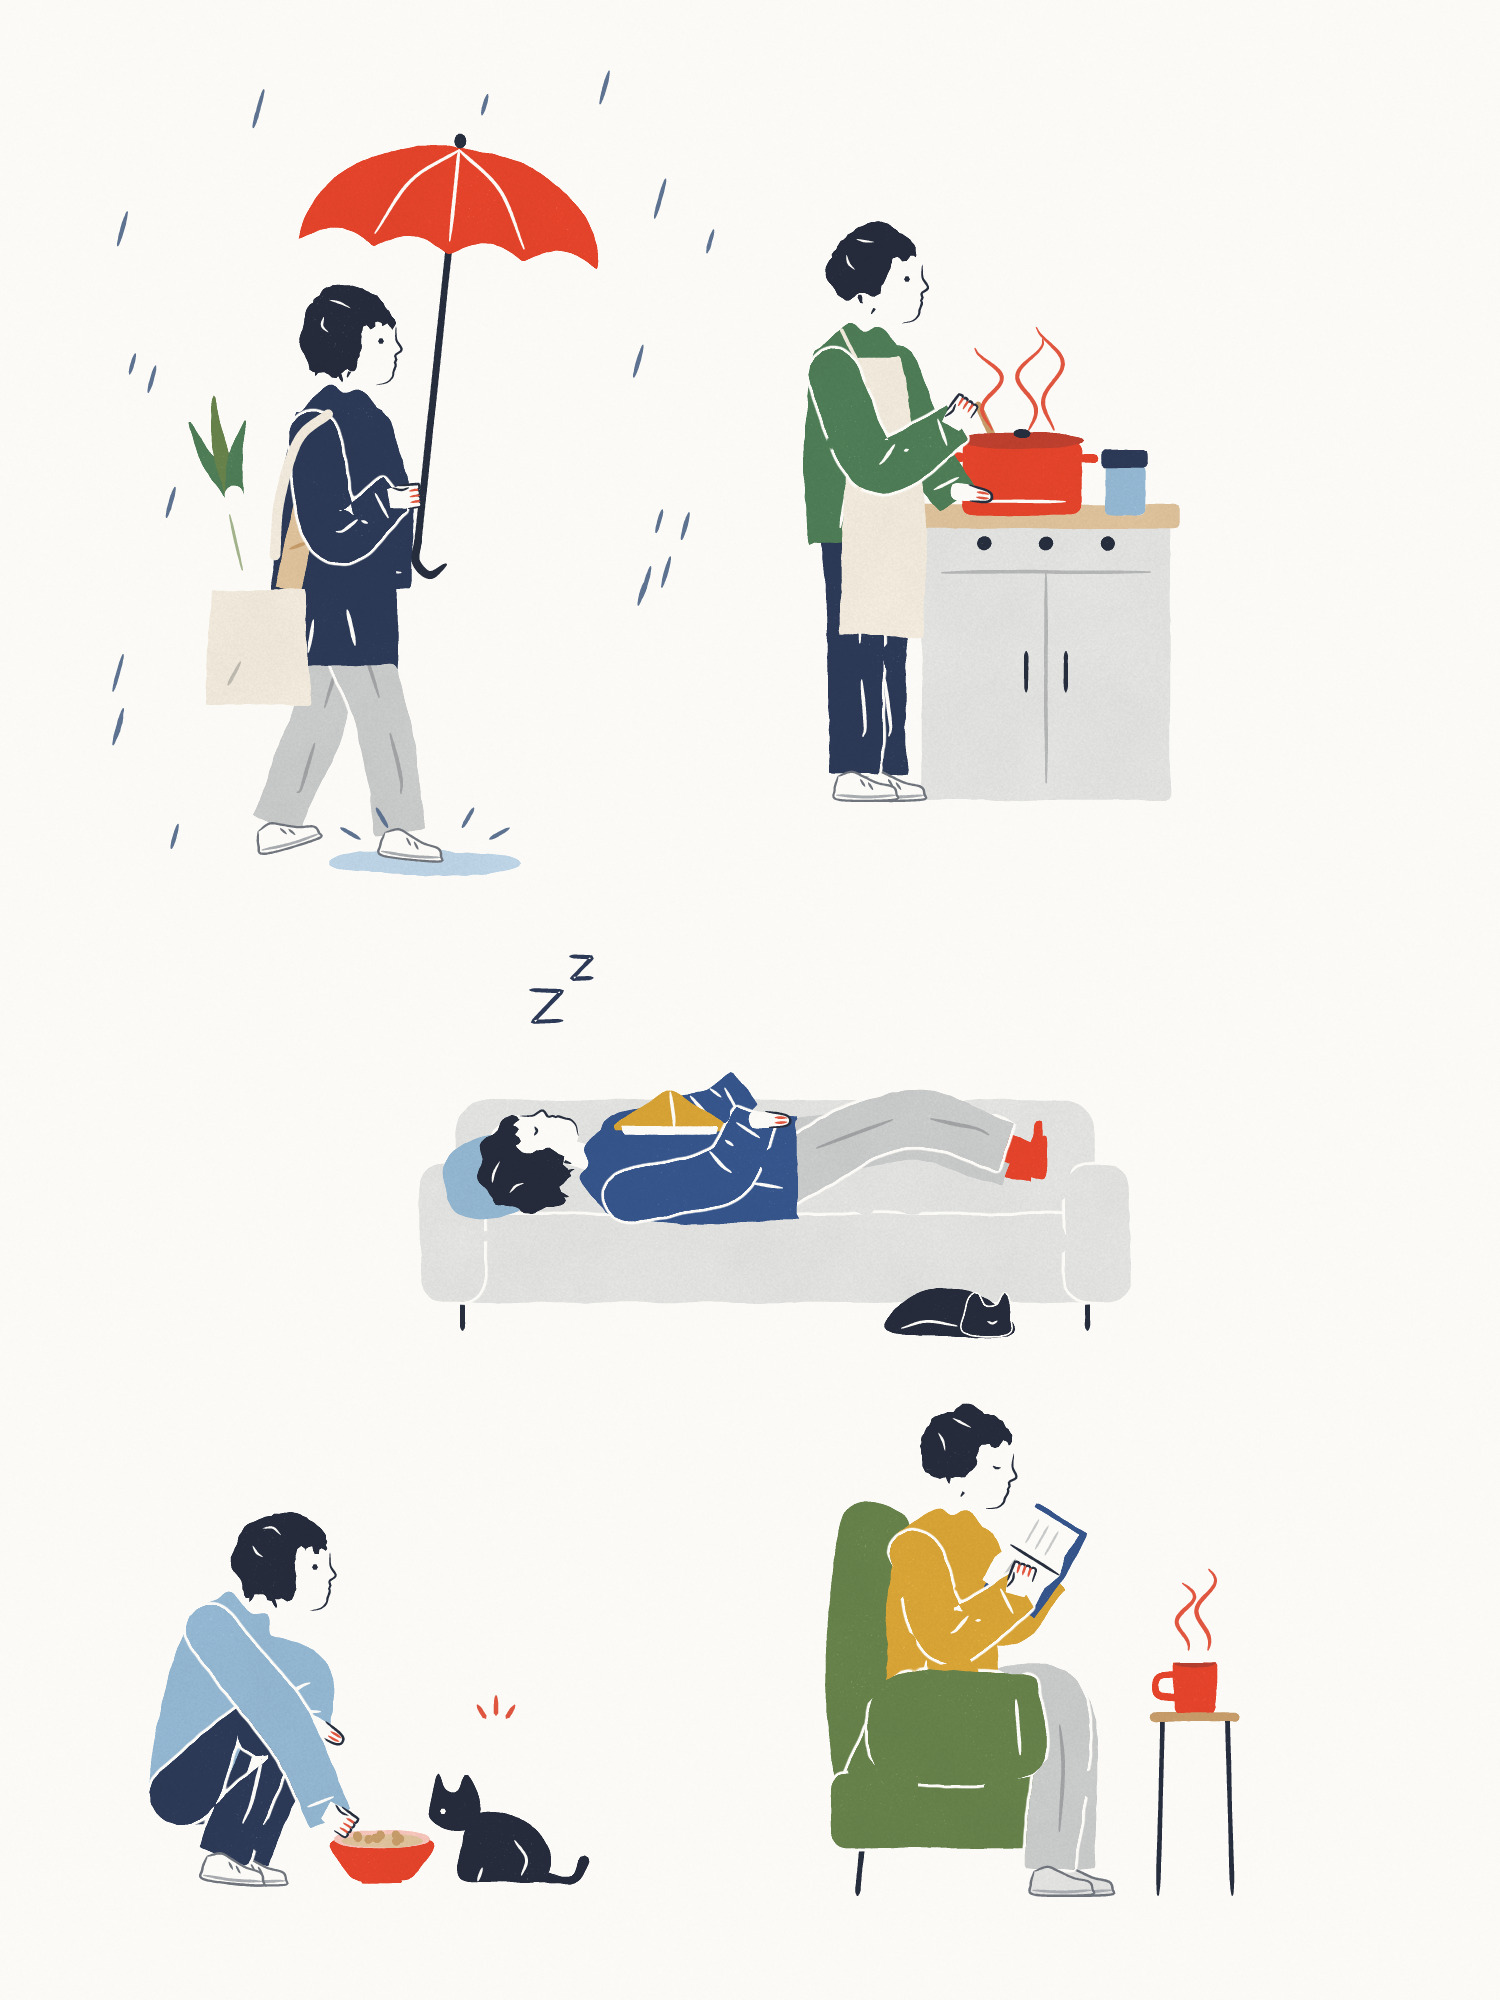

Write the Python code that produced this figure.
"""Example (flat spot illustration): 雨天的星期六 · A Rainy Saturday -- five small everyday vignettes on white.

Two people's rainy Saturday, told as Japanese-style spot illustrations floating on a white sheet: going out under a
red umbrella with a leek in the tote bag and stepping into a puddle; stirring soup in a red pot, steam curling up;
crouching to set down a red bowl for a black cat that has just noticed; reading in an armchair with a red mug
steaming on the stool; and an afternoon nap on the sofa, red socks up on the armrest, the book tented on the chest,
the cat curled up below. Flat opaque shapes with hand-cut edges and a faint print grain, a restrained palette (navy,
powder blue, mustard, green, olive, greys, near-black hair) with one red thing in every vignette, white folds cut
into the clothes, faces left as paper with a profile line and a dot eye, little hand marks for steam, rain, z's and
surprise. No ground, no background.

Drawn vignette by vignette, the little hand marks (rain, steam, '!', z's) last; --stages writes a snapshot after
each vignette and after the marks. --layout wide lays the same five vignettes out on a 1920 x 1080 sheet (used for
the draw-on GIF). No image model.
python3 spotillo_rainy_saturday.py [out.jpg] [--stages DIR] [--layout sheet|wide]
"""
import os, sys, time
sys.path.insert(0, os.path.join(os.path.dirname(os.path.abspath(__file__)), '..', 'lib'))
import numpy as np
from spotillo import SpotIllustration

P1 = dict(hair_style='bob', strands=2)                 # the one with the bob
P2 = dict(hair_style='short', strands=2)               # the one with short hair
MARKS = []                                             # the little hand marks, drawn last


def at(x, y, u, f=1):
    return lambda a, b: np.array([x + a * u * f, y + b * u])


# ---------------------------------------------------------------- 1. out under the red umbrella
def going_out(s, x, y, u):
    P = at(x, y, u)
    s.shape(s.ellipse(*P(0.95, 0.03), 0.95 * u, 0.13 * u), 'powder_light', wobble=1.6)       # the puddle
    hand = P(0.66, -3.66)
    tilt = 6.0
    d = np.array([-np.sin(np.deg2rad(tilt)), np.cos(np.deg2rad(tilt))])
    top = hand + np.array([0.27 * u, 0]) - d * 2.95 * u
    R = 1.5 * u
    canopy = {}

    def tote():
        sh = P(-0.22, -4.3)
        bag_c = P(-0.72, -2.1)
        # what sticks out of the bag first: a baguette and a leek (white stalk, green leaves)
        bt = bag_c + np.array([0.3 * u, -0.6 * u])
        Bq = s.shape(s.tube([bt, bt + np.array([0.28 * u, -1.25 * u])], 0.26 * u, ('flat', 'round'), smooth=False),
                     'wood_light', wobble=0.6)
        for t in (0.35, 0.6, 0.85):
            c = bt + np.array([0.28 * u, -1.25 * u]) * t
            s.line([c + np.array([-0.08 * u, 0.02 * u]), c + np.array([0.09 * u, -0.04 * u])], 2.2 * s.k, 'wood', clip=Bq)
        lk = bag_c + np.array([-0.08 * u, -0.7 * u])
        top_w = lk + np.array([-0.16 * u, -0.85 * u])
        for a, L, col in ((-0.55, 0.85, 'green'), (-0.2, 1.0, 'olive'), (0.15, 0.75, 'green')):
            tip = top_w + np.array([np.sin(a), -np.cos(a)]) * L * u
            s.shape(s.tube([top_w, (top_w + tip) / 2 + np.array([-0.05 * u, 0]), tip], [0.17 * u, 0.15 * u, 0.03 * u],
                           ('round', 'round')), col, wobble=0.6)
        s.shape(s.tube([lk, top_w], [0.22 * u, 0.18 * u], ('flat', 'round'), smooth=False), 'paper', wobble=0.4)
        s.line([lk + np.array([-0.08 * u, -0.1 * u]), top_w + np.array([-0.05 * u, 0.2 * u])], 1.8 * s.k, 'sage', taper=0.3)
        Bg = s.bag(bag_c[0], bag_c[1] + 0.55 * u, 1.0 * u, 1.15 * u, 'cream', handles=False)
        s.fold([bag_c + np.array([-0.3 * u, 0.35 * u]), bag_c + np.array([-0.18 * u, 0.12 * u])], 2.2 * s.k, clip=Bg)

    def umbrella():
        # the tote's strap over the shoulder, behind the arm and down to the bag
        s.line([P(-0.02, -4.46), P(-0.32, -4.2), P(-0.5, -3.6), P(-0.55, -3.05)], 0.1 * u, 'cream', taper=0.0, wobble=0.4)
        canopy['P'] = s.umbrella(top[0], top[1], R, tilt, 'red', handle_len=(2.95 * u + 0.5 * u) / R)

    s.person(x, y, u, 1, 'walk', dict(P1, top='navy', bottom='grey', shoes='paper', hand_f=None, hand_n=('grip', -6)),
             hooks=dict(arm_near=tote, hand_near=umbrella),
             rel=dict(hem_b=(-0.6, -1.95), hem_f=(0.66, -1.98), elbow_n=(0.06, -3.25), wrist_n=hand_rel(hand, x, y, u),
                      elbow_f=(0.55, -3.5), wrist_f=(0.6, -2.7), head=(0.24, -5.18)))
    s.fold([P(0.18, -2.5), P(0.25, -2.15)], 2.4 * s.k)

    def marks():
        left = top[0] - R * 1.02; right = top[0] + R * 1.02; rim = top[1] + R * 0.45
        r = np.random.default_rng(7)
        for _ in range(60):
            px, py = r.uniform(x - 2.1 * u, x + 3.9 * u), r.uniform(y - 8.0 * u, y - 0.1 * u)
            if left - 0.1 * u < px < right + 0.25 * u and py > top[1] - R * 0.5: continue
            if x - 1.5 * u < px < x + 0.2 * u and py > y - 5.4 * u: continue          # the bag, the leek, the legs
            if abs(px - top[0]) < R * 1.2 and abs(py - (top[1] - R * 0.1)) < R * 0.6: continue
            L = 0.32 * u * r.uniform(0.6, 1.25)
            s.line([(px, py), (px - 0.28 * L, py + L)], 2.6 * s.k, 'slate', taper=0.3, wobble=0.1, smooth=False)
        for a in (-150, -120, -60, -30):
            q = P(0.95, -0.05) + np.array([np.cos(np.deg2rad(a)) * 0.75 * u, np.sin(np.deg2rad(a)) * 0.32 * u])
            q2 = q + np.array([np.cos(np.deg2rad(a)), np.sin(np.deg2rad(a))]) * 0.22 * u
            s.line([q, q2], 2.6 * s.k, 'slate', taper=0.2, wobble=0.1, smooth=False)
    MARKS.append(marks)


def hand_rel(hand, x, y, u, f=1):
    return ((hand[0] - x) / (u * f), (hand[1] - y) / u)


# ---------------------------------------------------------------- 2. soup on the stove
def soup(s, x, y, u):
    P = at(x, y, u)
    s.stove(*P(0.62, 0)[:1], P(3.1, 0)[0], y, 2.85 * u, 'grey_light')
    s.shape(s.rrect(*P(2.45, -3.35), *P(2.85, -2.85), 0.05 * u), 'paper', wobble=0.5)            # a jar
    J = s.shape(s.rrect(*P(2.45, -3.35), *P(2.85, -2.85), 0.05 * u), 'powder', wobble=0.5)
    s.shape(s.rrect(*P(2.42, -3.5), *P(2.88, -3.32), 0.04 * u), 'navy', wobble=0.4)
    s.line([P(1.18, -3.95), P(1.5, -3.25)], 0.07 * u, 'wood', taper=0.0, wobble=0.3)               # the ladle
    s.pot(*P(1.62, -2.85), 1.2 * u, 'red')
    s.person(x, y, u, 1, 'stand', dict(P2, top='green', bottom='navy', apron='cream', hand_n=('grip', -55),
                                         hand_f=('flat', 8)),
             rel=dict(elbow_n=(0.18, -3.35), wrist_n=(0.98, -3.78), elbow_f=(0.62, -3.55), wrist_f=(0.98, -3.02),
                      head=(0.2, -5.2)))
    MARKS.append(lambda: s.steam(*P(1.62, -3.7), 0.95 * u, n=3, colour='red_line'))


# ---------------------------------------------------------------- 3. dinner for the cat
def cat_dinner(s, x, y, u):
    P = at(x, y, u)
    cat = s.cat_sit(*P(2.75, 0.02), 1.15 * u, facing=-1, head_down=0.25)
    bowl = {}

    def put_bowl():
        bowl['P'] = s.bowl(*P(1.72, 0.02), 0.95 * u, colour='red', fill='wood_light')
        r = np.random.default_rng(3)
        for _ in range(9):
            bx, by = P(1.72 + r.uniform(-0.3, 0.3), -0.42 + r.uniform(-0.04, 0.04))
            s.dot(bx, by, 0.045 * u, 'wood')
    s.person(x, y, u, 1, 'crouch', dict(P1, top='powder', bottom='navy', hood=True, hand_n=('grip', 35),
                                          hand_f=('flat', 30)),
             hooks=dict(hand_near=put_bowl),
             rel=dict(wrist_n=(1.2, -0.62), elbow_n=(0.78, -1.5), elbow_f=(0.95, -2.0), wrist_f=(1.0, -1.5)))
    MARKS.append(lambda: s.bang(*P(2.86, -1.45), 0.2 * u, -90, 'red_line'))


# ---------------------------------------------------------------- 4. a book and a mug
def reading(s, x, y, u):
    P = at(x, y, u)
    ch = s.armchair(*P(0.1, 0), 2.2 * u, 3.9 * u, 1, 'olive')
    s.stool(*P(2.55, 0), 0.9 * u, 1.75 * u, 'wood')
    s.mug(*P(2.55, -1.82), 0.5 * u, 'red', facing=-1)
    book = {}

    def open_book():
        ch['arm']()
        book['P'] = s.book(*P(0.95, -3.35), 0.95 * u, angle=-58, colour='blue')
    s.person(x, y, u, 1, 'sit', dict(P2, top='mustard', bottom='grey', shoes='grey_light', laces=False, eye='down',
                                       hand_n=('grip', -70), hand_f=('grip', -80), tilt=8),
             hooks=dict(arm_near=open_book),
             rel=dict(hip_n=(0.0, -1.75), hip_f=(0.15, -1.75), knee_n=(1.15, -1.95), knee_f=(1.2, -1.9),
                      ankle_n=(1.1, -0.24), ankle_f=(1.3, -0.24), hem_b=(-0.5, -1.9), hem_f=(0.55, -1.9),
                      sh_b=(-0.38, -3.62), sh_f=(0.44, -3.65), neck=(0.12, -3.86), head=(0.3, -4.32),
                      elbow_n=(0.1, -2.6), wrist_n=(0.82, -3.05), elbow_f=(0.62, -2.75), wrist_f=(1.1, -3.2)))
    MARKS.append(lambda: s.steam(*P(2.55, -2.45), 0.75 * u, n=2, colour='red_line'))


# ---------------------------------------------------------------- 5. the nap
def nap(s, x, y, u):
    P = at(x, y, u)
    sofa = s.sofa(*P(-3.7, 0)[:1], P(3.4, 0)[0], y, 2.3 * u, 'grey_light')
    s.shape(s.blob(*P(-2.95, -1.55), 0.55 * u, 0.42 * u, rough=0.06, rot=-20), 'powder', wobble=1.0)   # cushion
    s.person(*P(2.65, -1.62), u, 1, 'stand', dict(P1, top='blue', bottom='grey', socks='red', shoes=None, eye='closed',
                                                 hand_n=('flat', 0), hand_f=None),
             rot=-90,
             rel=dict(knee_n=(0.5, -1.5), ankle_n=(0.15, -0.3), knee_f=(0.35, -1.45), ankle_f=(0.0, -0.25),
                      elbow_n=(-0.05, -3.3), wrist_n=(0.55, -3.0), head=(0.1, -5.2)),
             hooks=dict(arm_near=lambda: s.book(*P(-1.2, -2.02), 1.05 * u, angle=0, colour='mustard', open_='tent')))
    s.cat_curl(*P(1.6, 0.05), 1.15 * u)
    MARKS.append(lambda: s.zzz(*P(-2.6, -3.4), 0.32 * u, colour='navy'))


LAYOUTS = {
    # name: canvas, [(vignette, x, y, u)]
    'sheet': ((1500, 2000), [(going_out, 330, 860, 100), (soup, 860, 800, 100), (nap, 790, 1330, 100),
                             (cat_dinner, 210, 1880, 100), (reading, 940, 1895, 100)]),
    'wide': ((1920, 1080), [(going_out, 340, 860, 84), (soup, 810, 530, 84), (reading, 1440, 530, 84),
                            (cat_dinner, 770, 1010, 84), (nap, 1500, 1010, 84)]),
}
NAMES = {going_out: 'going_out', soup: 'soup', cat_dinner: 'cat_dinner', reading: 'reading', nap: 'nap'}


def main():
    out = sys.argv[1] if len(sys.argv) > 1 and not sys.argv[1].startswith('--') else 'spotillo_rainy_saturday.jpg'
    stages = sys.argv[sys.argv.index('--stages') + 1] if '--stages' in sys.argv else None
    layout = sys.argv[sys.argv.index('--layout') + 1] if '--layout' in sys.argv else 'sheet'
    T0 = time.time()
    (W, H), items = LAYOUTS[layout]
    s = SpotIllustration(W, H, seed=5, keep_stages=bool(stages), stages_dir=stages)
    s.finish()
    s.paper()
    s.stage('paper')
    MARKS.clear()
    for fn, x, y, u in items:
        fn(s, x, y, u)
        s.stage(NAMES[fn])
    for m in MARKS: m()
    s.save(out, stages_dir=stages)
    print('saved', out, f'{time.time() - T0:.1f}s')


if __name__ == '__main__':
    main()
